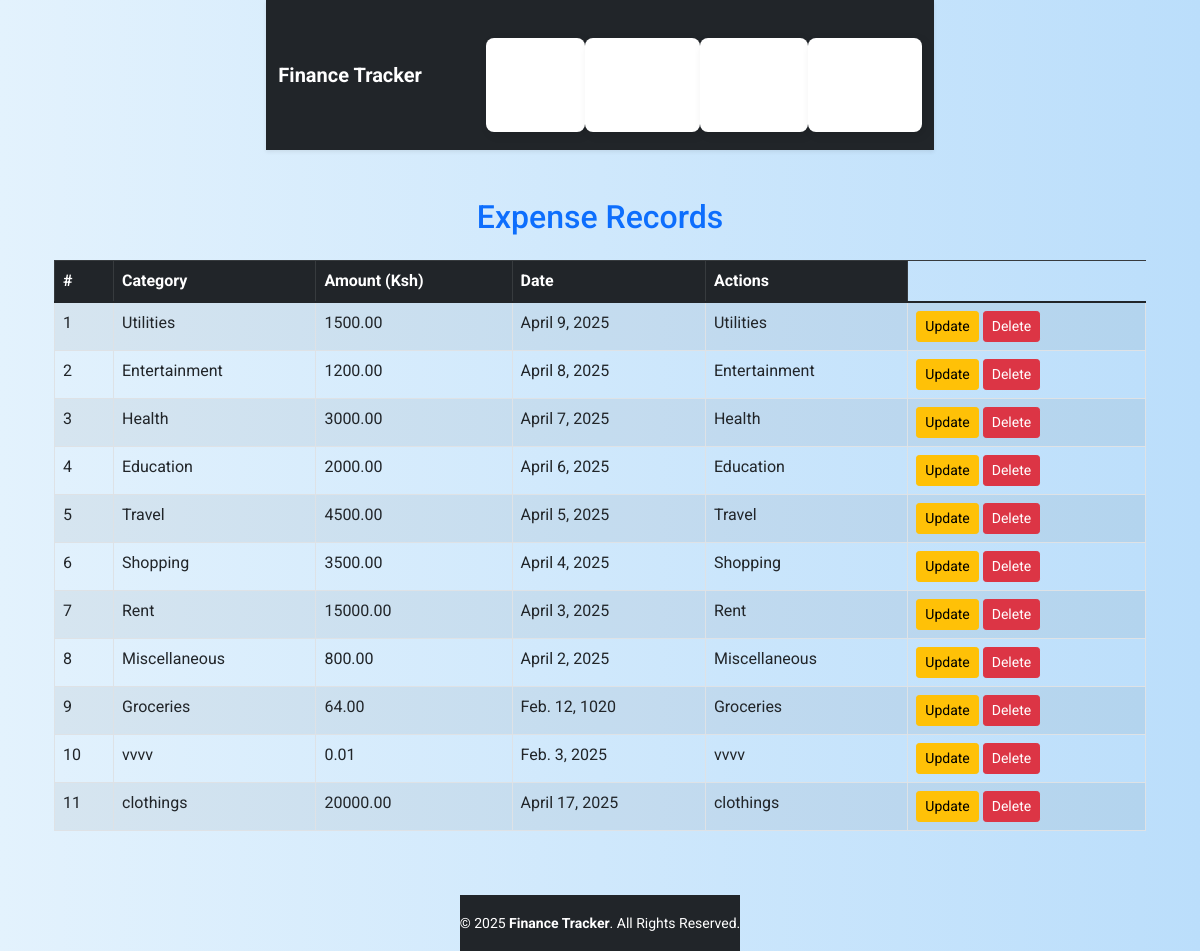
Before: /expense/ with the older database file.
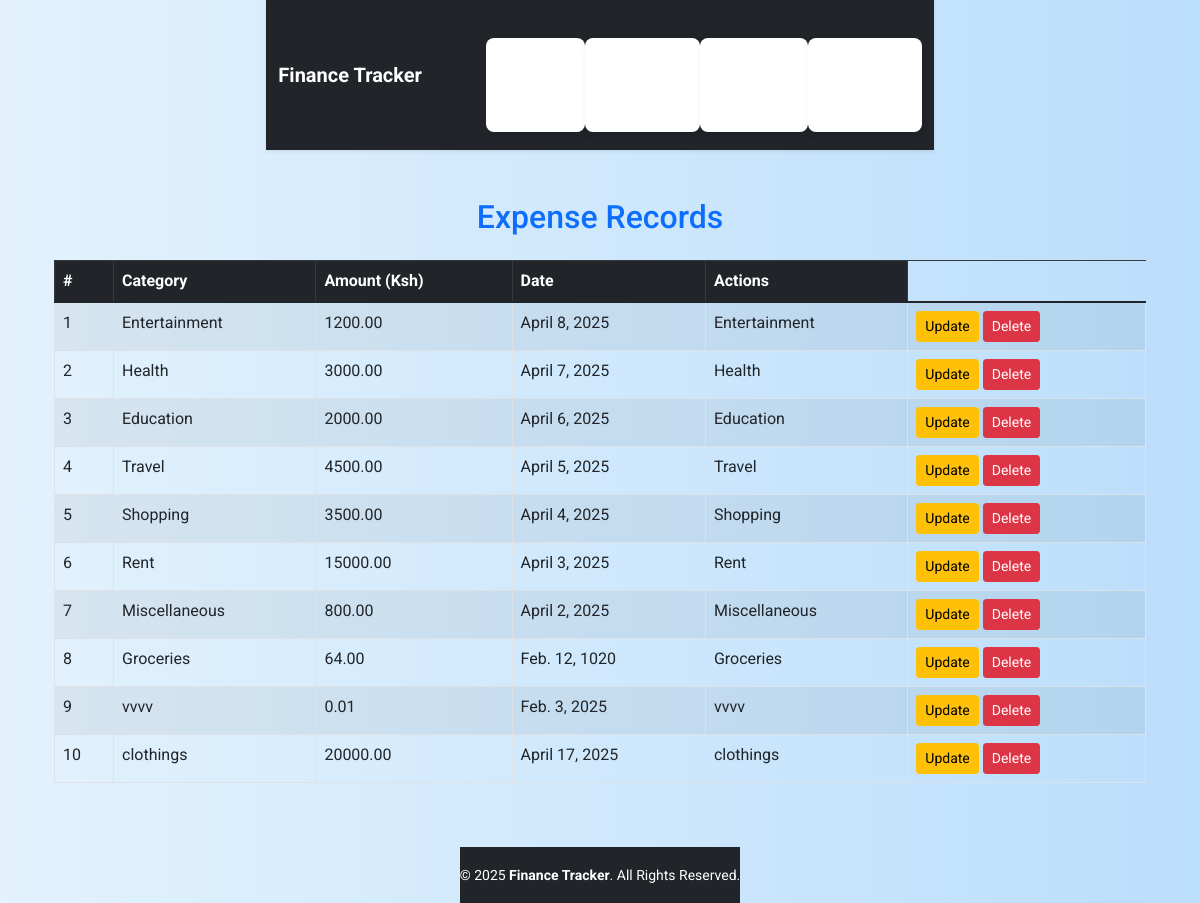
After: the same page with the newer database file.
### tracker/models.py (models this page shows, shortened)
class Expense(models.Model):
    category = models.CharField(max_length=100)
    amount = models.DecimalField(max_digits=10, decimal_places=2)
    date = models.DateField()
    description = models.TextField(blank=True, null=True)

### tracker/views.py (the view)
# urls.py: path('expense/', views.expense_list, name='expense_list'),
def expense_list(request):
    expenses = Expense.objects.all()
    return render(request, 'tracker/expense_list.html', {'expenses': expenses})

### tracker/templates/tracker/expense_list.html (shortened to what this page needs)
{% extends "base.html" %}
{% block content %}
<div class="container">
    <h2 class="text-center text-primary mb-4">Expense Records</h2>
    {% if expenses %}
        <div class="table-responsive">
            <table class="table table-striped table-bordered">
                <thead class="table-dark">
                    <tr>
                        <th>#</th>
                        <th>Category</th>
                        <th>Amount (Ksh)</th>
                        <th>Date</th>
                        <th>Actions</th>
                    </tr>
                </thead>
                <tbody>
                    {% for expense in expenses %}
                        <tr>
                            <td>{{ forloop.counter }}</td>
                            <td>{{ expense.category }}</td>
                            <td>{{ expense.amount }}</td>
                            <td>{{ expense.date }}</td>
                            <td>{{expense.category}}</td>
                            <td>
                               <a href="{% url 'tracker:update_expense' expense.id %}" class="btn btn-warning btn-sm">Update</a>
                               <a href="{% url 'tracker:delete_expense' expense.id %}" class="btn btn-danger btn-sm">Delete</a>
                          </td>
                        </tr>
                    {% endfor %}
                </tbody>
            </table>
        </div>
    {% else %}
        <div class="alert alert-warning text-center" role="alert">
            No expense records found.
        </div>
    {% endif %}
</div>
{% endblock %}

Changed rows visible on the page:
removed Expense: category "Utilities", amount "1500.00", date "April 9, 2025"
